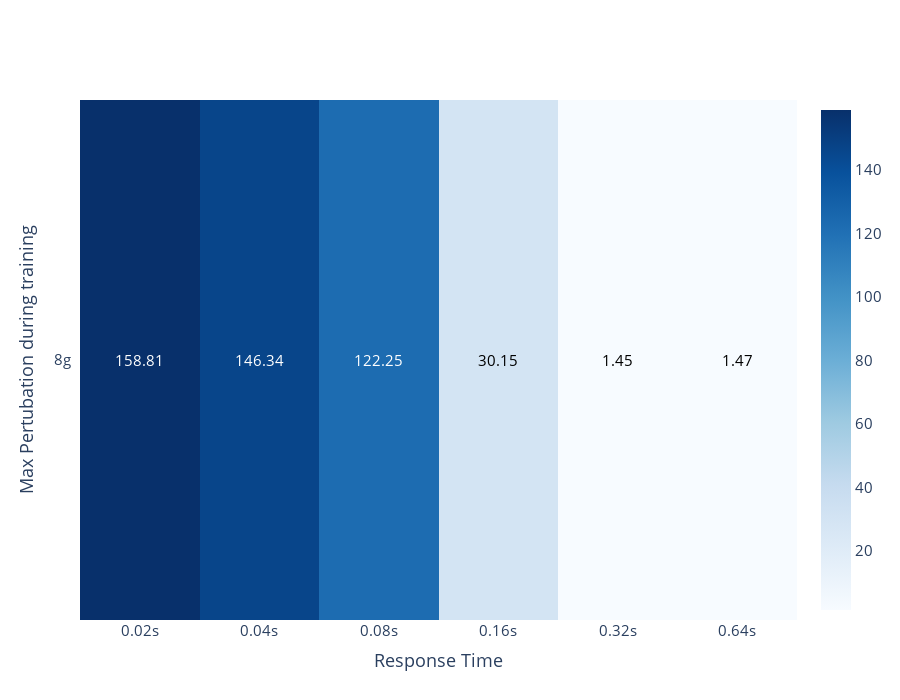

Notebook source saved alongside this figure:
### Code cell
fig = ff.create_annotated_heatmap(z=rewards.to_numpy(),y=[str(int(i))+'g' for i in df['g_force'].unique().tolist()], 
                                  x=[str(i) + 's' for i in df['response_rate'].unique().tolist()],  
                                  annotation_text=np.around(rewards.to_numpy(), decimals=2), colorscale='blues', showscale=True,
                                 reversescale =False)

fig.update_layout(
#     title='Average evaluation seconds for response times vs max. pertubation during training',
    xaxis_title="Response Time",
    yaxis_title="Max Pertubation during training",
    xaxis_side='bottom',
    font=dict(size=15),
    height=700,
)
fig.show()

### Figure 1 — Plotly figure (JSON) as saved in the notebook; plotly's stock layout.template omitted (floating-point values rounded to 4 significant figures)
{"data": [{"colorscale": [[0, "rgb(247,251,255)"], [0.125, "rgb(222,235,247)"], [0.25, "rgb(198,219,239)"], [0.375, "rgb(158,202,225)"], [0.5, "rgb(107,174,214)"], [0.625, "rgb(66,146,198)"], [0.75, "rgb(33,113,181)"], [0.875, "rgb(8,81,156)"], [1, "rgb(8,48,107)"]], "reversescale": false, "showscale": true, "type": "heatmap", "x": ["0.02s", "0.04s", "0.08s", "0.16s", "0.32s", "0.64s"], "y": ["8g"], "z": [[158.8, 146.3, 122.3, 30.15, 1.453, 1.472]]}], "layout": {"annotations": [{"font": {"color": "#FFFFFF"}, "showarrow": false, "text": "158.81", "x": "0.02s", "xref": "x", "y": "8g", "yref": "y"}, {"font": {"color": "#FFFFFF"}, "showarrow": false, "text": "146.34", "x": "0.04s", "xref": "x", "y": "8g", "yref": "y"}, {"font": {"color": "#FFFFFF"}, "showarrow": false, "text": "122.25", "x": "0.08s", "xref": "x", "y": "8g", "yref": "y"}, {"font": {"color": "#000000"}, "showarrow": false, "text": "30.15", "x": "0.16s", "xref": "x", "y": "8g", "yref": "y"}, {"font": {"color": "#000000"}, "showarrow": false, "text": "1.45", "x": "0.32s", "xref": "x", "y": "8g", "yref": "y"}, {"font": {"color": "#000000"}, "showarrow": false, "text": "1.47", "x": "0.64s", "xref": "x", "y": "8g", "yref": "y"}], "font": {"size": 15}, "height": 700, "xaxis": {"dtick": 1, "gridcolor": "rgb(0, 0, 0)", "side": "bottom", "ticks": "", "title": {"text": "Response Time"}}, "yaxis": {"dtick": 1, "ticks": "", "ticksuffix": "  ", "title": {"text": "Max Pertubation during training"}}}}
